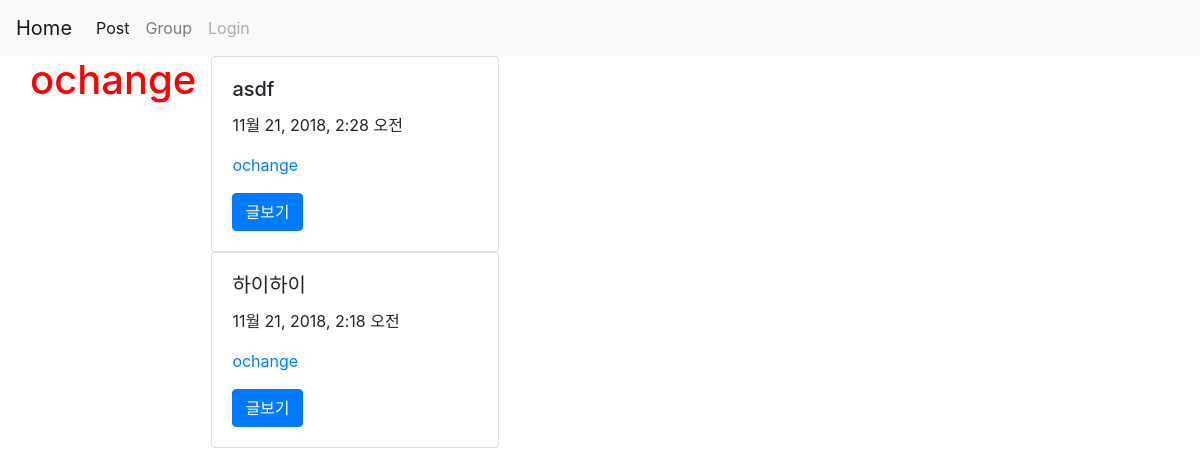
Before: /posts/by/ochange/ with the older database file.
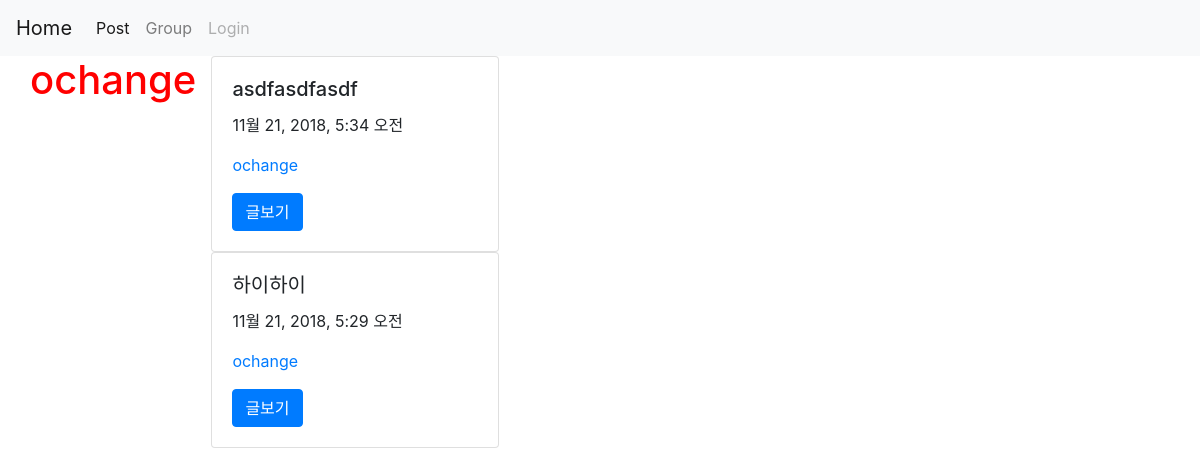
After: the same page with the newer database file.
### posts/models.py (models this page shows, shortened)
class Post(models.Model):
    title = models.CharField(max_length=100)
    message = models.TextField()
    created_at = models.DateTimeField(auto_now=True)
    user = models.ForeignKey(User,on_delete=models.CASCADE)
    group = models.ForeignKey(Group,on_delete=models.CASCADE)
    class Meta:
        ordering=['-created_at']

### posts/views.py (the view)
# urls.py: path('by/<username>/',views.UserPosts.as_view(),name="for_user"),
class UserPosts(ListView):
    model = Post
    template_name = 'posts/user_post_list.html'
    def get_queryset(self):
        try:
            self.post_user = User.objects.prefetch_related('post_set').get(username__iexact=self.kwargs.get('username'))
        except User.DoesNotExist:
            raise Http404
        else:
            return self.post_user.post_set.all()
    def get_context_data(self,**kwargs):
        context = super().get_context_data(**kwargs)
        context['post_user'] = self.post_user
        return context

### posts/templates/posts/user_post_list.html
{%extends 'posts/post_base.html'%}
{%block prepost%}
<h1>{{post_user.username}}</h1>
{%endblock%}
{%block post_content%}
<div class="col-md-8">
    {% for post in post_list %}
        {%include 'posts/_post.html'%}
    {% endfor %}
</div>
{%endblock%}

### posts/templates/posts/post_base.html (shortened to what this page needs)
{%extends 'base.html'%}
{%block content%}
    <div class="container">
        <div class="row">
            {%block prepost%} {%endblock%}
            {%block post_content%} {%endblock%}
        </div>
    </div>
{%endblock%}

### templates/base.html (shortened to what this page needs)
<!DOCTYPE html>
{% load staticfiles %}
<html lang="en">
<head>
    <link rel="stylesheet" href="https://stackpath.bootstrapcdn.com/bootstrap/4.1.3/css/bootstrap.min.css">
    <link rel="stylesheet" href="{% static 'css/social.css' %}">
    <link rel="stylesheet" href="https://use.fontawesome.com/releases/v5.5.0/css/all.css">
</head>
<body>
    <nav class="navbar navbar-expand-lg navbar-light bg-light">
      <a class="navbar-brand" href="{%url 'home'%}">Home</a>
      <div class="collapse navbar-collapse" id="navbarNav">
        <ul class="navbar-nav">
          <li class="nav-item active">
            <a class="nav-link" href="{%url 'posts:list'%}">Post <span class="sr-only">(current)</span></a>
          </li>
          <li class="nav-item">
            <a class="nav-link" href="{%url 'groups:list'%}">Group</a>
          </li>
          {% if user.is_authenticated %}
          <li class="nav-item">
            <a class="nav-link" href="{% url 'accounts:logout' %}">Logout</a>
          </li>
          {% else %}
          <li class="nav-item">
            <a class="nav-link disabled" href="{% url 'accounts:login'%}">Login</a>
          </li>
          {% endif %}
        </ul>
      </div>
    </nav>
    {%block content%}
    {%endblock%}
</body>
</html>

### posts/templates/posts/_post.html
<div class="card" style="width: 18rem;">
  <div class="card-body">
    <h5 class="card-title">{{post.title}}</h5>
    <p class="card-text">{{post.created_at}}</p>
    <p class="card-text">
        <a href="{%url 'posts:for_user' post.user.username%}">
        {{post.user.username}}
        </a>
    </p>
    <a href="{%url 'posts:detail' username=post.user.username pk=post.pk %}" class="btn btn-primary">글보기</a>
  </div>
</div>

### static/css/social.css (style rules this page uses)
h1 { color:red; }

Changed rows visible on the page:
removed Post: title "asdf", created_at "11월 21, 2018, 2:28 오전", user.username "ochange"
added Post: title "asdfasdfasdf", created_at "11월 21, 2018, 5:34 오전", user.username "ochange"
changed Post "하이하이": created_at "11월 21, 2018, 2:18 오전" → "11월 21, 2018, 5:29 오전"
